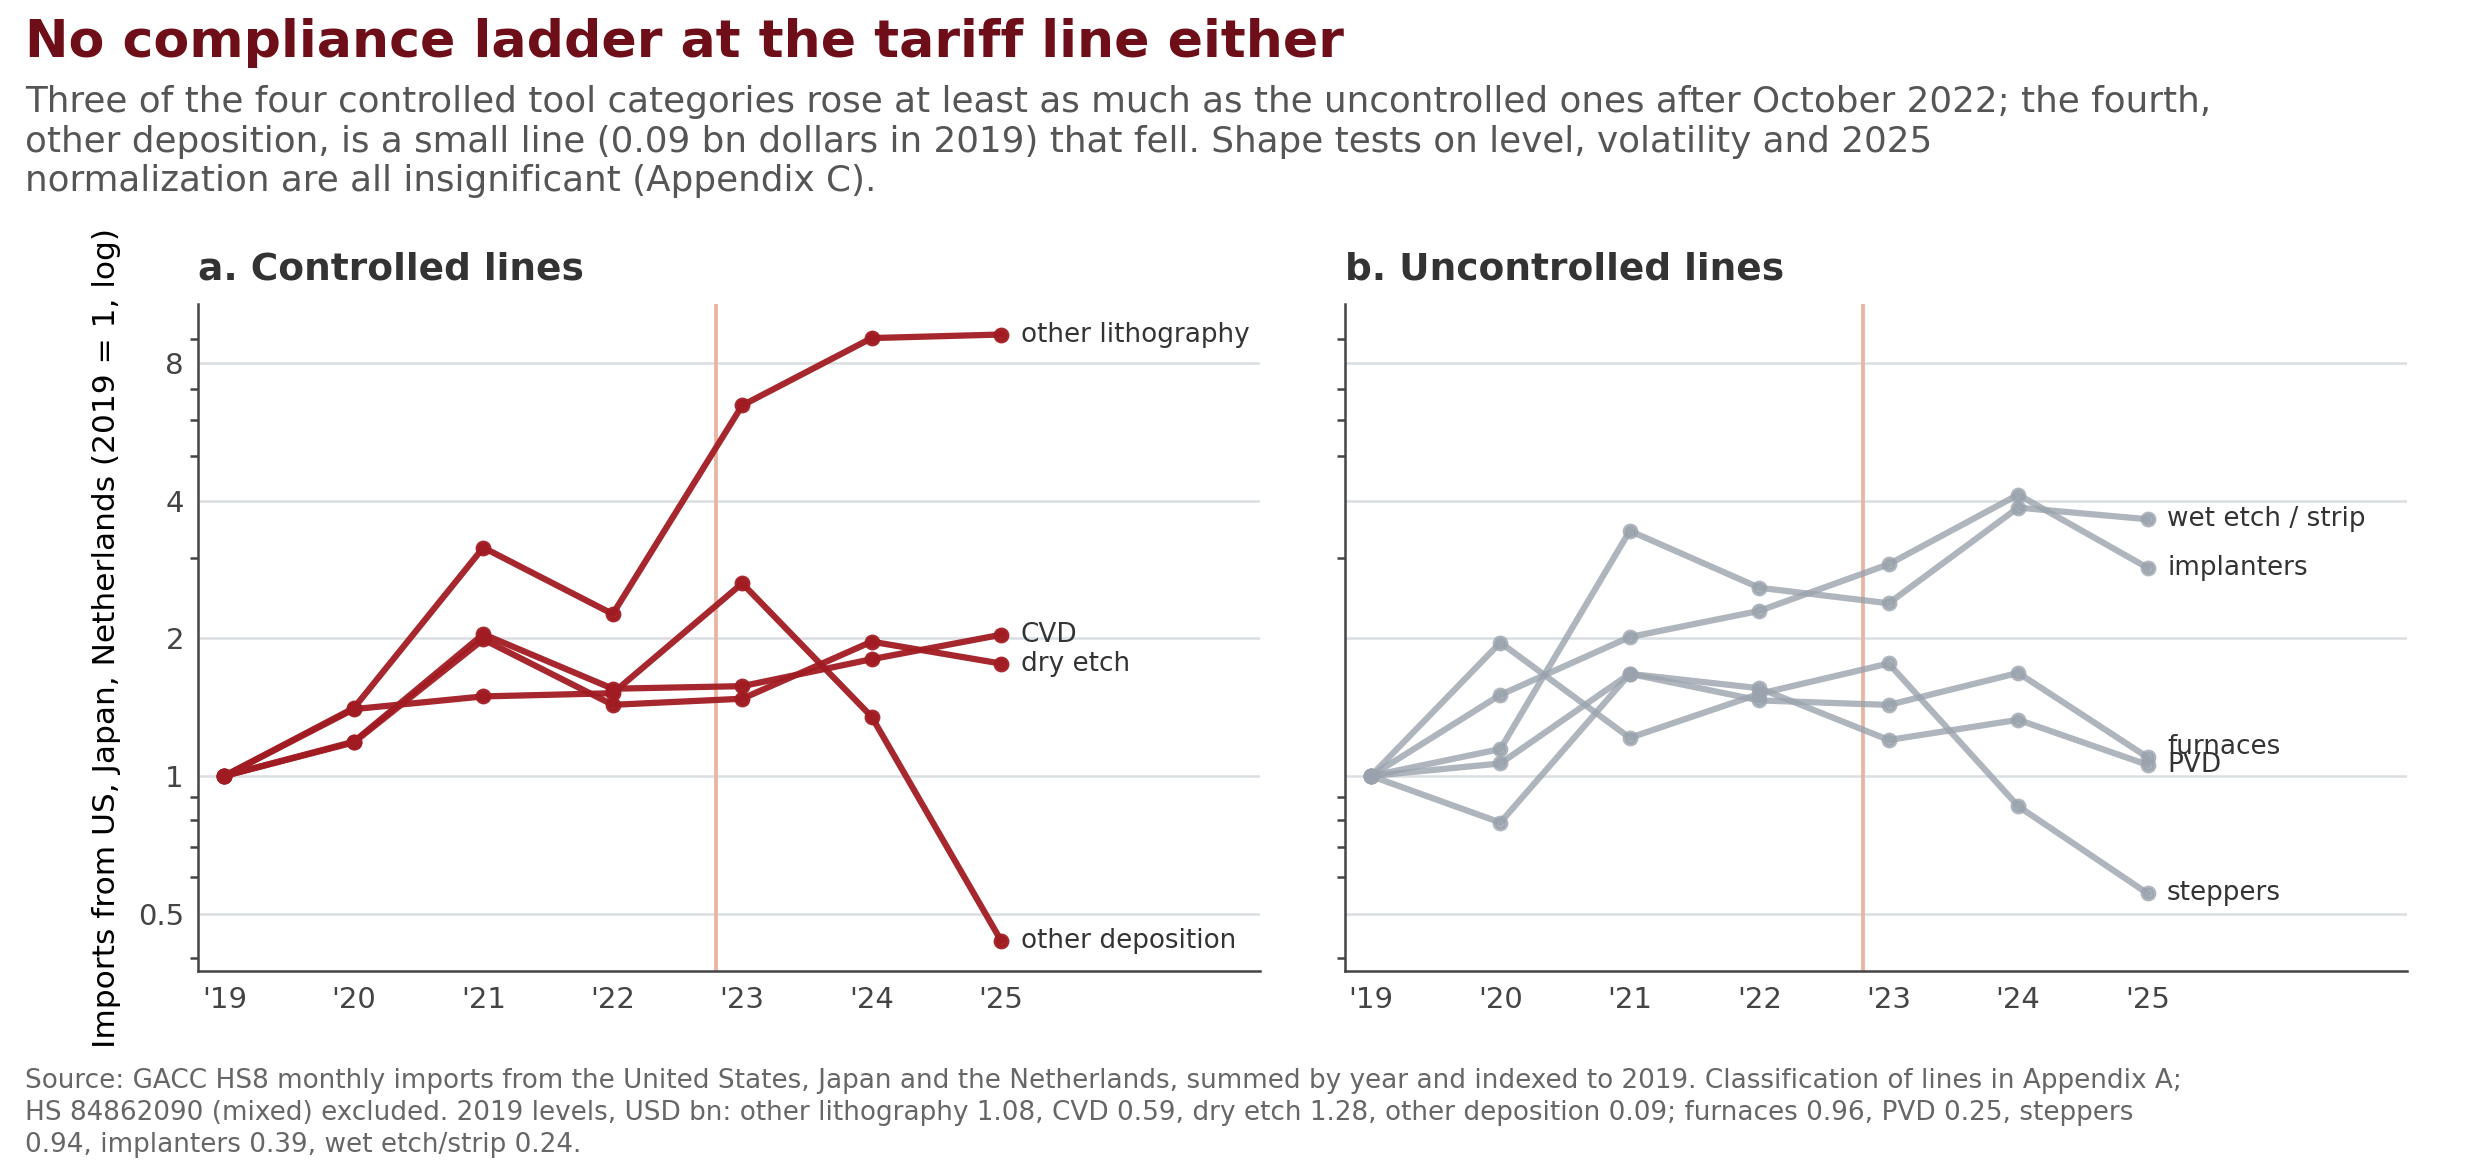

This figure's Python source:
"""Appendix Fig A1 — controlled vs uncontrolled HS8 lines, allied-origin imports (2019 = 1)."""
import housestyle as H, matplotlib.pyplot as plt, pandas as pd, numpy as np, os
H.setup(); D = os.path.join(os.path.dirname(os.path.abspath(__file__)), 'data')
w = pd.read_csv(f'{D}/gacc_hs8_by_line.csv'); w = w[w.allied]; t = w.pivot_table(index='hs8', columns='year', values='usd', aggfunc='sum').fillna(0) / 1e9; t.index = t.index.astype(str)
C = {'84862039': 'other lithography', '84862021': 'CVD', '84862041': 'dry etch', '84862029': 'other deposition'}; U = {'84862010': 'furnaces', '84862022': 'PVD', '84862031': 'steppers', '84862050': 'implanters', '84862049': 'wet etch / strip'}
fig, ax = plt.subplots(1, 2, figsize=(8.27, 3.9), sharey=True); fig.subplots_adjust(top=0.74, bottom=0.17, left=0.08, right=0.97, wspace=0.08)
for a, Dd, ttl, col in [(ax[0], C, 'a. Controlled lines', H.C['red']), (ax[1], U, 'b. Uncontrolled lines', H.C['grey'])]:
    H.ax_clean(a); a.axvline(2022.8, color=H.C['pink'], lw=0.9)
    ends = []
    for k, nm in Dd.items():
        if k in t.index and t.loc[k, 2019] > 0: y = (t.loc[k] / t.loc[k, 2019]).values; a.plot(t.columns, y, marker='o', ms=2.8, lw=1.5, color=col, alpha=0.95 if Dd is C else 0.8); ends.append([np.log(y[-1]), nm])
    ends.sort()
    for i in range(1, len(ends)):
        if ends[i][0] - ends[i-1][0] < 0.09: ends[i][0] = ends[i-1][0] + 0.09
    for ly, nm in ends: a.text(2025.15, np.exp(ly), nm, fontsize=6.3, va='center', color=H.C['ink'])
    a.set_xlim(2018.8, 2027); a.set_yscale('log'); a.set_yticks([0.5, 1, 2, 4, 8]); a.set_yticklabels(['0.5', '1', '2', '4', '8']); a.set_title(ttl, loc='left', fontsize=9, weight='bold', color=H.C['ink']); a.set_xticks(range(2019, 2026)); a.set_xticklabels([f"'{str(y)[2:]}" for y in range(2019, 2026)], fontsize=7); a.tick_params(axis='y', labelsize=7)
ax[0].set_ylabel('Imports from US, Japan, Netherlands (2019 = 1, log)', fontsize=7.5)
H.headline(fig, 'No compliance ladder at the tariff line either', 'Three of the four controlled tool categories rose at least as much as the uncontrolled ones after October 2022; the fourth, other deposition, is a small line (0.09 bn dollars in 2019) that fell. Shape tests on level, volatility and 2025 normalization are all insignificant (Appendix C).')
H.source(fig, 'Source: GACC HS8 monthly imports from the United States, Japan and the Netherlands, summed by year and indexed to 2019. Classification of lines in Appendix A; HS 84862090 (mixed) excluded. 2019 levels, USD bn: other lithography 1.08, CVD 0.59, dry etch 1.28, other deposition 0.09; furnaces 0.96, PVD 0.25, steppers 0.94, implanters 0.39, wet etch/strip 0.24.')
H.save(fig, 'figA1_hs8_lines', t.reset_index())
